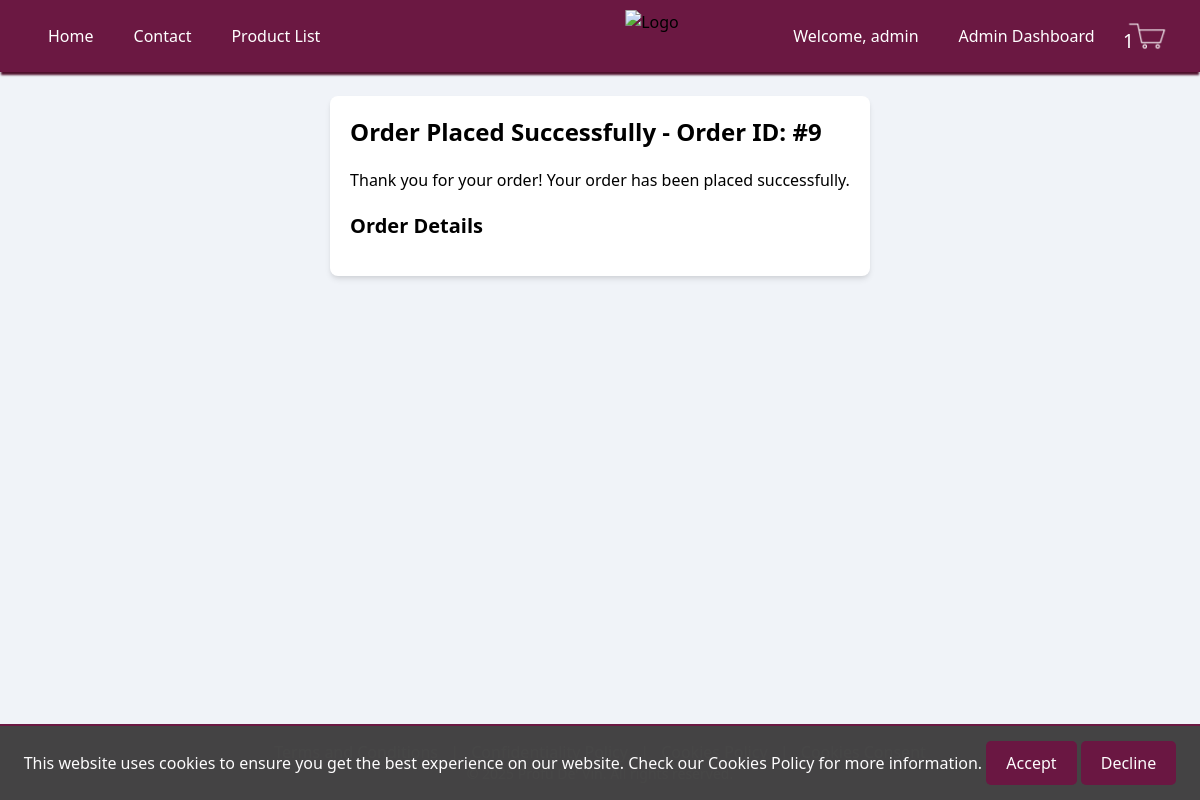
The page /order_success/ (signed in) on the database as committed earlier.
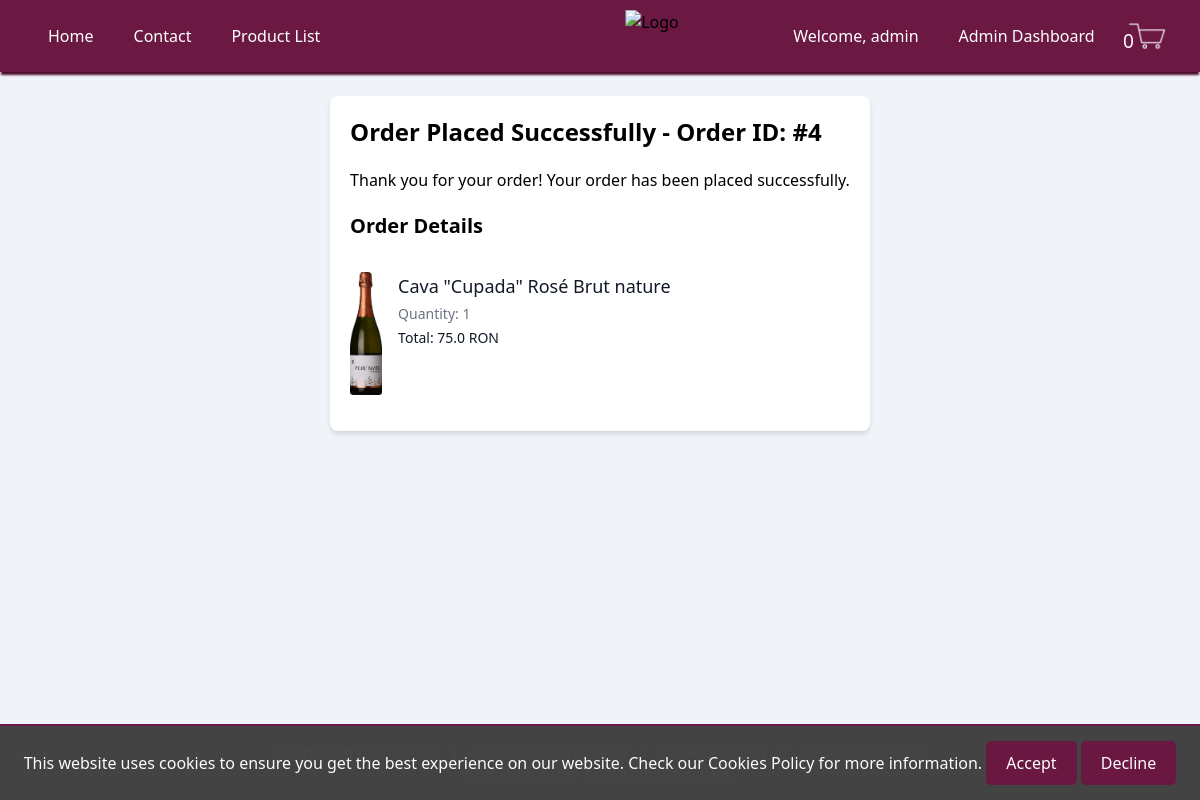
The same page on the database as committed later.
### my_app/models.py (models this page shows, shortened)
class Order(models.Model):
    user = models.ForeignKey(User, on_delete=models.CASCADE)
    created_at = models.DateTimeField(default=timezone.now)
    first_name = models.CharField(max_length=30,default='')
    last_name = models.CharField(max_length=30,default='')
    email = models.EmailField(max_length=254, default='')
    phone_number = models.CharField(max_length=15, default='')
    address = models.CharField(max_length=255 , null=True)
    city = models.CharField(max_length=100, null=True)
    county = models.CharField(max_length=100, default='')
    postal_code = models.CharField(max_length=6, null=True)
    total_price = models.DecimalField(max_digits=10, decimal_places=2)
    status = models.CharField(max_length=20, default='Pending')
    wines = models.ManyToManyField(Wines, through='OrderItem', related_name='orders')
    spirits = models.ManyToManyField(Spirits, through='OrderItem', related_name='orders')

class OrderItem(models.Model):
    order = models.ForeignKey(Order, related_name='items', on_delete=models.CASCADE)
    wine = models.ForeignKey(Wines, null=True, blank=True, on_delete=models.CASCADE)
    spirit = models.ForeignKey(Spirits, null=True, blank=True, on_delete=models.CASCADE)
    quantity = models.PositiveIntegerField()
    price = models.DecimalField(max_digits=6, decimal_places=2)
    name = models.CharField(max_length=100, null=True, blank=True)
    type = models.CharField(max_length=100, null=True, blank=True)
    year = models.IntegerField(null=True, blank=True)
    grapes = models.CharField(max_length=100, null=True, blank=True)
    country = models.CharField(max_length=100, null=True, blank=True)
    region = models.CharField(max_length=100, null=True, blank=True)
    alcohol_level = models.IntegerField(null=True, blank=True)
    style = models.CharField(max_length=100, null=True, blank=True)

class Wines(models.Model):
    Name = models.CharField(max_length=100)
    Type = models.CharField(max_length=100)
    Year = models.IntegerField(default=None, null=True)  # Changed to allow NULL or default value
    Grapes = models.CharField(max_length=100, null=True)  # Changed to allow NULL
    Country = models.CharField(max_length=100)
    Region = models.CharField(max_length=100, null=True)  # Changed to allow NULL
    Price = models.DecimalField(max_digits=6, decimal_places=2, null=True)
    Description = models.TextField()
    Qty = models.IntegerField(null=True)  # Kept as is, can be set to default if needed
    ID = models.AutoField(primary_key=True, editable=False)
    image = models.ImageField(upload_to='wines/', null=True, blank=True)

### my_app/views.py (the view)
# urls.py: path('order_success/', views.order_success, name='order_success'),
@login_required
def order_success(request):
    order = Order.objects.filter(user=request.user).latest('created_at')
    return render(request, 'my_app/order_succes.html', {'order': order})

### my_app/context_processors.py (called while the page is built)
def cart_item_count(request):
    if request.user.is_authenticated:
        cart_items = CartItem.objects.filter(cart__user=request.user)
        return {'cart_item_count': cart_items.count()}
    return {'cart_item_count': 0}

### my_app/templatetags/custom_filters.py (called while the page is built)
@register.filter
def multiply(value, arg):
    try:
        return float(value) * float(arg)
    except (ValueError, TypeError):
        return ''

### templates/my_app/order_succes.html (shortened to what this page needs)
<!DOCTYPE html>
<html lang="en">
<head>
    {% load static %}
    <link href="https://cdn.jsdelivr.net/npm/tailwindcss@2.2.19/dist/tailwind.min.css" rel="stylesheet">
    <link rel="stylesheet" href="{% static 'css/order_succes.css' %}">
</head>
<body>
    {% include 'my_app/header.html' %}
    {% load custom_filters %}
    <main>
    <div class="flex items-center justify-center" style="margin-top: 6rem">
        <div class="custom-container p-5 bg-white shadow-md rounded-lg">
            <h1 class="text-2xl font-bold mb-5">Order Placed Successfully - Order ID: #{{ order.id }} </h1>
            <p class="mb-5">Thank you for your order! Your order has been placed successfully.</p>
            <h2 class="text-xl font-semibold mb-4">Order Details</h2>
            <ul class="divide-y divide-gray-200">
                {% for item in order.items.all %}
                    <li class="py-4 flex">
                        <div class="flex-shrink-0">
                            {% if item.wine and item.wine.image %}
                                <img src="{{ item.wine.image.url }}" alt="{{ item.wine.Name }}" style="max-width: 2rem;">
                            {% elif item.spirit and item.spirit.image %}
                                <img src="{{ item.spirit.image.url }}" alt="{{ item.spirit.Name }}" class="h-20 w-20 rounded-md">
                            {% endif %}
                        </div>
                        <div class="ml-4 flex-1 flex flex-col justify-between">
                            <div>
                                <h3 class="text-lg font-medium text-gray-900">
                                    {% if item.wine %}
                                        {{ item.wine.Name }}
                                    {% else %}
                                        {{ item.spirit.Name }}
                                    {% endif %}
                                </h3>
                                <p class="mt-1 text-sm text-gray-500">Quantity: {{ item.quantity }}</p>
                                <div class="mt-1 text-sm font-medium text-gray-900">
                                    Total: {{ item.price|floatformat:2|multiply:item.quantity }} RON
                                </div>
                            </div>
                        </div>
                    </li>
                {% endfor %}
            </ul>
        </div>
    </div>
    </main>
    {% include 'my_app/footer.html' %}
</body>
</html>

### templates/my_app/header.html (shortened to what this page needs)
{% load static %}
{% load custom_filters %}
    <header class="header">
        <div class="links">
            <nav class="flex items-center justify-between relative">
                <div class="hidden lg:flex lg:items-center lg:space-x-10 lg:-ml-20">
                    <a href="/home" title="" class="headerlinks"> Home </a>
                    <a href="/home/contact" title="" class="headerlinks"> Contact </a>
                    <a href="/home/product_list" title="" class="headerlinks"> Product List </a>
                </div>
                <div class="absolute left-1/2 transform -translate-x-1/2">
                    <a href="/home">
                        <img class="imageheadersize" src="{% static 'images/logo.png' %}" alt="Logo" />
                    </a>
                </div>
                <div class="hidden lg:flex lg:items-center lg:space-x-10 lg:-mr-20">
                    {% if user.is_authenticated %}
                    <a href="{% url 'profile_view' %}" title="" class="headerlinks">
                        <span class="headerlinks">Welcome, {{ user.username }}</span>
                        {% if user.is_superuser or user|has_group:"Product Population" %}
                            <a href="{% url 'admin_dashboard' %}" title="" class="headerlinks"> Admin Dashboard </a>
                        {% endif %}
                    </a>
                        <a href="{% url 'cart_view' %}" class="headerlinks cart-link">
                            <span class="cartlogo"><span class="cart-count">{{ cart_item_count }}</span></span>
                        </a>
                    {% else %}
                        <a href="{% url 'login' %}?next={{ request.path }}" title="" class="headerlinks"> Log in </a>
                        <a href="{% url 'signup' %}?next={{ request.path }}" title="" class="headerlinks"> Sign up </a>
                    {% endif %}
                </div>
            </nav>
        </div>
    </header>

### templates/my_app/footer.html (shortened to what this page needs)
<footer class="footer bg-gray-800 text-white py-4 mt-10">
    <div class="">
        <div>
            <a href="{% url 'terms_and_conditions' %}" class="footer-link">Terms and Conditions</a>
            <span class="mx-2">|</span>
            <a href="{% url 'confidentiality_policy' %}" class="footer-link">Confidentiality Policy</a>
            <span class="mx-2">|</span>
            <a href="{% url 'cookies_policy' %}" class="footer-link">Cookies Policy</a>
            <span class="mx-2">|</span>
            <button onclick="withdrawConsent()" class="footer-link">Cookies Consent</button>
        </div>
        <div>
            <p class="text-sm">&copy; 2025 Profu De' Vin. All rights reserved.</p>
        </div>
    </div>
</footer>
<div class="cookie-banner" id="cookie-banner" style="display:none;">
    This website uses cookies to ensure you get the best experience on our website. Check our <a href="{% url 'cookies_policy' %}" class="footer-link">Cookies Policy</a> for more information.
    <button onclick="acceptCookies()">Accept</button>
    <button onclick="declineCookies()">Decline</button>
</div>

### static/css/order_succes.css (style rules this page uses)
html, body { height: 100%; margin: 0; overflow: hidden; background-color: #f0f3f8; }
body { overflow-y: scroll; -ms-overflow-style: none; scrollbar-width: none; }

### templates/my_app/footer.html (style rules this page uses)
body { display: flex; flex-direction: column; min-height: 100vh; }
main { flex: 1; }
.footer { background-color: #6b1842; color: white; padding: 1rem 0; text-align: center; position: relative; bottom: 0; width: 100%; }
.footer-link { color: white; text-decoration: none; }
.cookie-banner { position: fixed; bottom: 0; left: 0; right: 0; background-color: #444; color: #fff; padding: 15px; text-align: center; z-index: 1000; opacity: 99%; }
.cookie-banner button { background-color: #6b1842; color: white; border: none; padding: 10px 20px; border-radius: 5px; cursor: pointer; transition: background-color 0.25s; }

Rows that differ between the two databases and show on the page:
removed Order: id "9"
added Order: id "4"
added OrderItem: wine.image (picture), wine.Name "Cava \"Cupada\" Rosé Brut nature", quantity "1", price|multiply "75.0"
Other text that changed with them:
{{ cart_item_count }}: "1" → "0"
